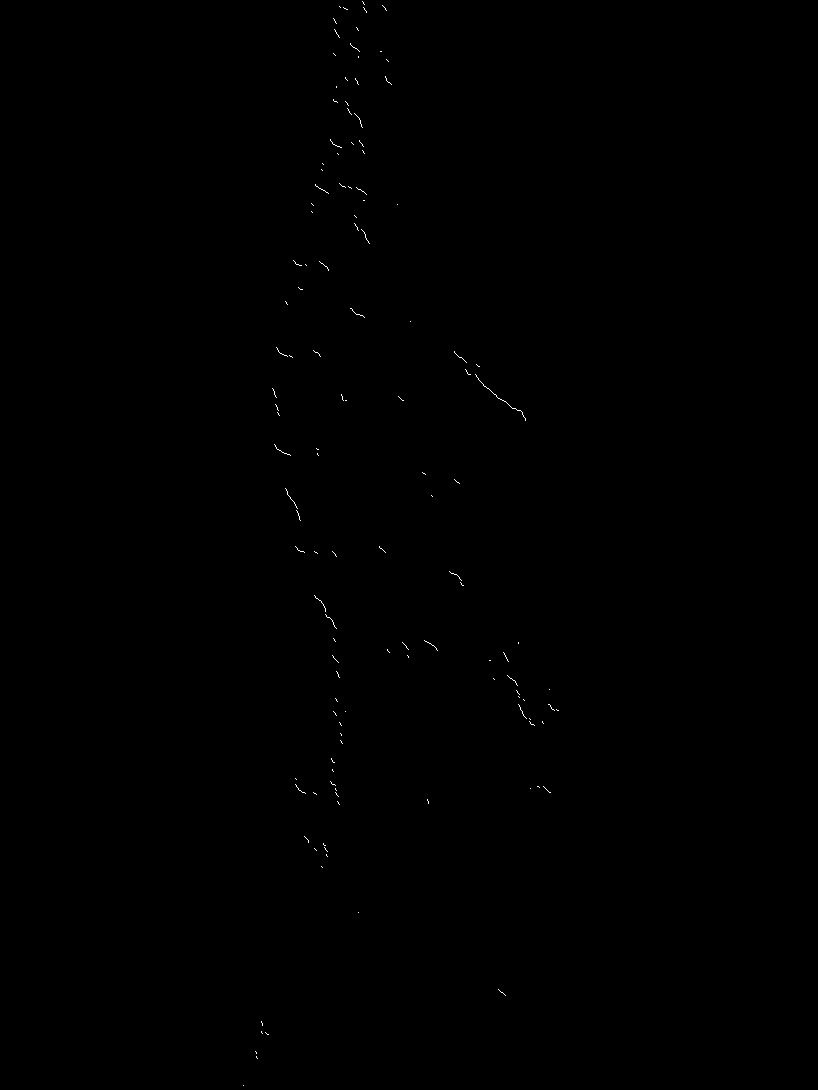
#> input picture ex_ppp.png, 818 x 1090 px
$ python ayuda_imagendetras.py
#> lines starting #> are read from the running program, lines starting #| are printed output that depends on the picture; after the words box and inside, x2 and y2 are one past the last pixel; in counts of white or black regions, pixels touching at a corner belong together
import matplotlib.pyplot as plt
import matplotlib.cbook as cbook
import cv2


image = cv2.imread('ex_ppp.png')
#> image is the input picture: shape (1090, 818, 3); 0.09% white in thin lines or dots, all inside (x1, y1, x2, y2) = (243, 1, 559, 1086)

plt.imshow(image)

coords = [0, 100, 200, 300, 400, 500, 600]

plt.plot(coords, coords, 'r--', linewidth=2)
plt.show()
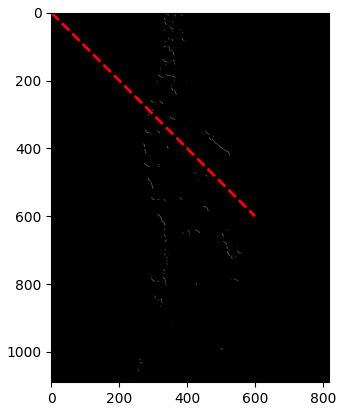
#> figure drawn by matplotlib, 1 panel
